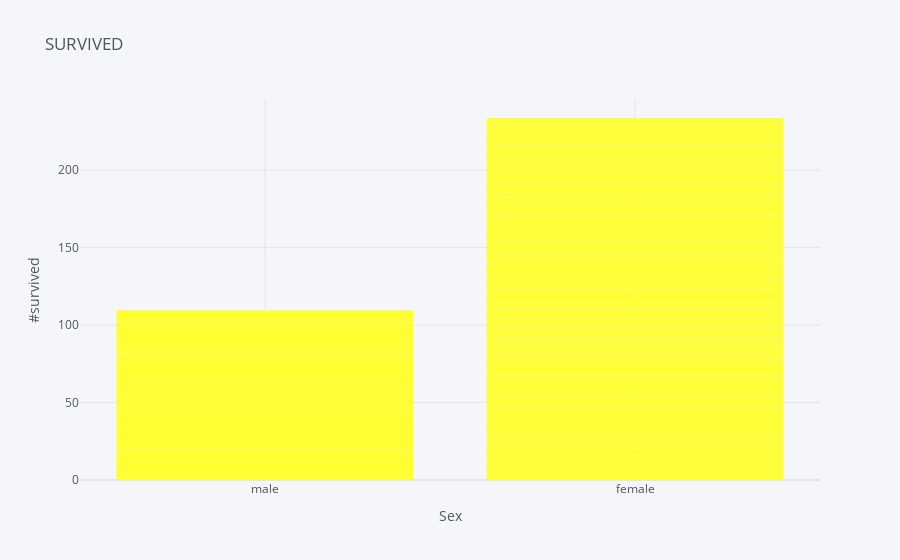

The notebook cell saved with this chart:
### Code cell
titanic.iplot(kind='bar',x='sex',y='survived',title='SURVIVED',xTitle='Sex',yTitle="#survived",color="yellow")

### Figure 1 — Plotly figure (JSON) as saved in the notebook; plotly's stock layout.template omitted (floating-point values rounded to 4 significant figures; data arrays with more than 128 entries replaced by an {"elided": "..."} marker saying what was removed)
{"data": [{"marker": {"color": "rgba(255, 255, 51, 0.6)", "line": {"color": "rgba(255, 255, 51, 1.0)", "width": 1}}, "name": "survived", "orientation": "v", "text": "", "type": "bar", "x": {"elided": "891 str values"}, "y": {"elided": "891 int values"}}], "layout": {"legend": {"bgcolor": "#F5F6F9", "font": {"color": "#4D5663"}}, "paper_bgcolor": "#F5F6F9", "plot_bgcolor": "#F5F6F9", "title": {"font": {"color": "#4D5663"}, "text": "SURVIVED"}, "xaxis": {"gridcolor": "#E1E5ED", "showgrid": true, "tickfont": {"color": "#4D5663"}, "title": {"font": {"color": "#4D5663"}, "text": "Sex"}, "zerolinecolor": "#E1E5ED"}, "yaxis": {"gridcolor": "#E1E5ED", "showgrid": true, "tickfont": {"color": "#4D5663"}, "title": {"font": {"color": "#4D5663"}, "text": "#survived"}, "zerolinecolor": "#E1E5ED"}}}
